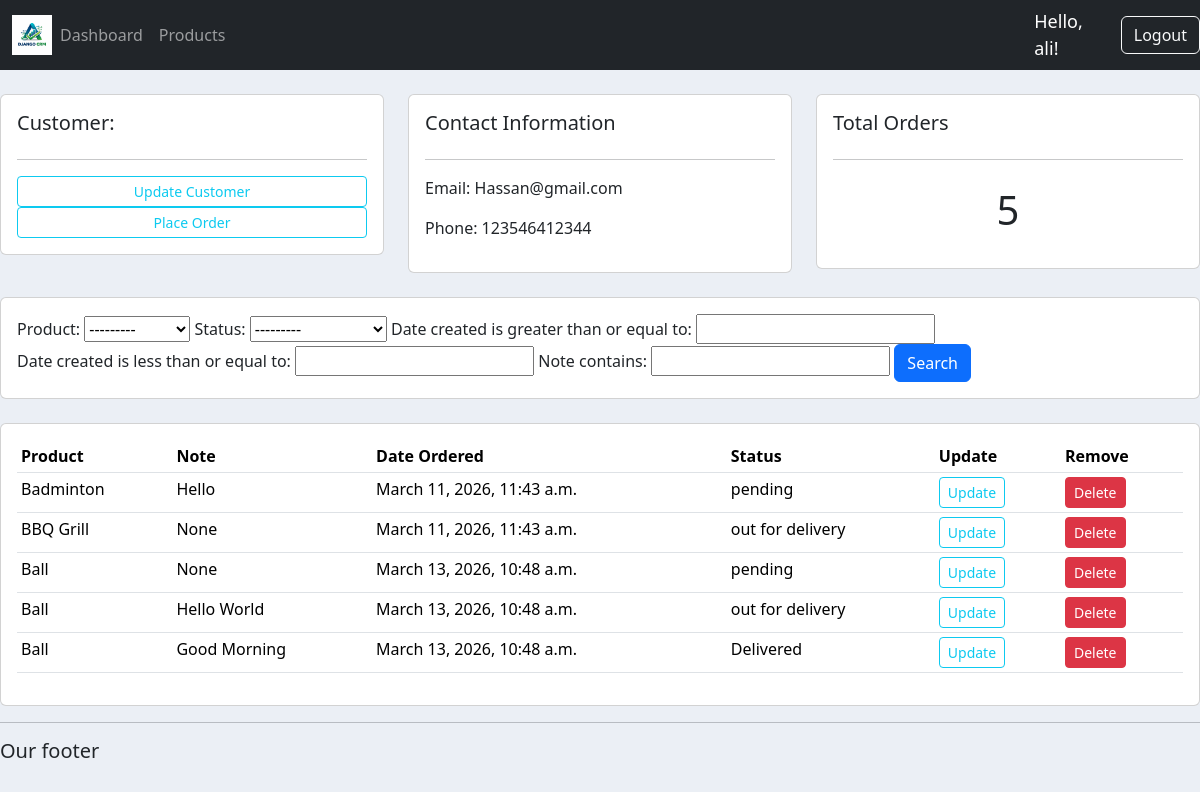
Screenshot of /customers/1/ (signed in) with the database file from the repository.
### accounts/models.py (models this page shows, shortened)
class Customer(models.Model):
    user = models.OneToOneField(User, null=True, blank=True, on_delete=models.CASCADE)
    name = models.CharField(max_length=200, null=True)
    phone = models.CharField(max_length=200, null=True)
    email = models.CharField(max_length=200, null=True)
    profile_pic = models.ImageField(default="default_demo_profile_pic.png", null=True, blank=True)
    date_created = models.DateTimeField(auto_now_add=True, null=True)

class Order(models.Model):
    STATUS = (
        ('pending','pending'),
        ('out for delivery','out for delivery'),
        ('Delivered','Delivered'),
    )
    customer = models.ForeignKey(Customer,null=True,on_delete=models.SET_NULL)
    product = models.ForeignKey(Product,null=True,on_delete=models.SET_NULL)
    date_created = models.DateTimeField(auto_now_add=True,null=True)
    status = models.CharField(max_length=200,null=True,choices=STATUS)
    note = models.CharField(max_length=1000,null=True)

class Product(models.Model):
    CATEGORY = (
        ('Indoor','Indoor'),
        ('Outdoor','Outdoor')
    )
    name = models.CharField(max_length=200,null=True)
    price = models.FloatField(null=True)
    category = models.CharField(max_length=200,null=True,choices=CATEGORY)
    description = models.CharField(max_length=200,null=True,blank=True)
    date_created = models.DateTimeField(auto_now_add=True,null=True)
    tag = models.ManyToManyField(Tag)
    def __str__(self):
        return self.name

### accounts/decorators.py (the view)
        def wrapper_func(request, *args, **kwargs):
            group = None
            if request.user.groups.exists():
                group = request.user.groups.all()[0].name
            if group in allowed_roles:
                return view_func(request, *args, **kwargs)
            else:
                return HttpResponse('You are not authorized to view this page')

### accounts/views.py (called while the page is built)
@login_required(login_url='login')
@allowed_users(allowed_roles=['admin'])
def customer(request,pk):
    customer = Customer.objects.get(id=pk)
    orders = customer.order_set.all()
    orders_count = orders.count()
    myFilter = OrderFilter(request.GET, queryset=orders)
    orders = myFilter.qs
    context = {'customer': customer, 'orders': orders, 'orders_count': orders_count, 'myFilter': myFilter}
    return render(request,'accounts/customers.html', context)

### accounts/templates/accounts/customers.html (shortened to what this page needs)
{% extends "accounts/main.html" %}
    {% block content %}
    <br>
<div class="row">
	<div class="col-md">
		<div class="card card-body">
			<h5>Customer:</h5>
			<hr>
			<a class="btn btn-outline-info  btn-sm btn-block" href="">Update Customer</a>
			<a class="btn btn-outline-info  btn-sm btn-block" href="{% url 'create_order' customer.id %}">Place Order</a>
		</div>
	</div>
	<div class="col-md">
		<div class="card card-body">
			<h5>Contact Information</h5>
			<hr>
			<p>Email: {{ customer.email }}</p>
			<p>Phone: {{ customer.phone }}</p>
		</div>
	</div>
	<div class="col-md">
		<div class="card card-body">
			<h5>Total Orders</h5>
			<hr>
			<h1 style="text-align: center;padding: 10px">{{ orders_count }}</h1>
		</div>
	</div>
</div>
<br>
<div class="row">
	<div class="col">
		<div class="card card-body">
			<form method="get" class="filter-form">
		{{ myFilter.form.product.label_tag }}
		{{ myFilter.form.product }}
		{{ myFilter.form.status.label_tag }}
		{{ myFilter.form.status }}
		{{ myFilter.form.start_date.label_tag }}
		{{ myFilter.form.start_date }}
		{{ myFilter.form.end_date.label_tag }}
		{{ myFilter.form.end_date }}
		{{ myFilter.form.note.label_tag }}
		{{ myFilter.form.note }}
		    <button class="btn btn-primary" type="submit">Search</button>
		  </form>
		</div>
	</div>
</div>
<br>
<div class="row">
	<div class="col-md">
		<div class="card card-body">
			<table class="table table-sm">
				<tr>
					<th>Product</th>
					<th>Note</th>
					<th>Date Ordered</th>
					<th>Status</th>
					<th>Update</th>
					<th>Remove</th>
				</tr>
				{% for order in orders %}
				<tr>
					<td>{{ order.product.name }}</td>
					<td>{{ order.note }}</td>
					<td>{{ order.date_created }}</td>
					<td>{{ order.status }}</td>
					<td><a class="btn btn-outline-info btn-sm" href="{% url 'update_order' order.id %}">Update</a></td>
                    <td><a class = "btn btn-danger btn-sm" href="{% url 'delete_order' order.id %}">Delete</a></td>
				</tr>
				{% endfor %}
			</table>
		</div>
	</div>
</div>
    {% endblock %}

### accounts/templates/accounts/navbar.html (shortened to what this page needs)
{% load static %}
<nav class="navbar navbar-expand-lg bg-dark navbar-dark">
  <div class="container-fluid">
    <img src="{% static 'images/logo.png' %}" class="img-fluid" style="max-height: 40px;">
    <div class="collapse navbar-collapse" id="navbarNavDropdown">
      <ul class="navbar-nav">
         <ul class="navbar-nav">
      {% if request.user.is_staff %}
      <li class="nav-item active">
        <a class="nav-link" href="{% url 'home' %}">Dashboard</a>
      </li>
      <li class="nav-item">
        <a class="nav-link" href="{% url 'products' %}">Products</a>
      </li>
      {% else %}
       <li class="nav-item">
        <a class="nav-link" href="{% url 'account' %}">Settings</a>
      </li>
      {% endif %}
      </ul>
    </div>
  </div>
    {% if user.is_authenticated %}
      <span class="hello-msg">
        Hello, {{ user.username }}!
      </span>
      <span><a class="btn btn-outline-light" href="{% url 'logout' %}">Logout</a></span>
    {% else %}
      <span><a class="btn btn-outline-light" href="{% url 'login' %}">Login</a></span>
    {% endif %}
</nav>

### static/css/main.css (style rules this page uses)
body { background-color: #ebeff5; }

### accounts/templates/accounts/navbar.html (style rules this page uses)
.hello-msg { color: white; font-size: 18px; margin-right: 20px; }

### rows the page displays
Customer: email "Hassan@gmail.com", phone "123546412344"
Order: product.name "Badminton", note "Hello", date_created "March 11, 2026, 11:43 a.m.", status "pending"
Order: product.name "BBQ Grill", note "None", date_created "March 11, 2026, 11:43 a.m.", status "out for delivery"
Order: product.name "Ball", note "None", date_created "March 13, 2026, 10:48 a.m.", status "pending"
Order: product.name "Ball", note "Hello World", date_created "March 13, 2026, 10:48 a.m.", status "out for delivery"
Order: product.name "Ball", note "Good Morning", date_created "March 13, 2026, 10:48 a.m.", status "Delivered"

### other values shown
{{ user.username }} "ali"
{{ orders_count }} "5"
{{ myFilter.form.product.label_tag }} "Product:"
{{ myFilter.form.status.label_tag }} "Status:"
{{ myFilter.form.start_date.label_tag }} "Date created is greater than or equal to:"
{{ myFilter.form.end_date.label_tag }} "Date created is less than or equal to:"
{{ myFilter.form.note.label_tag }} "Note contains:"
